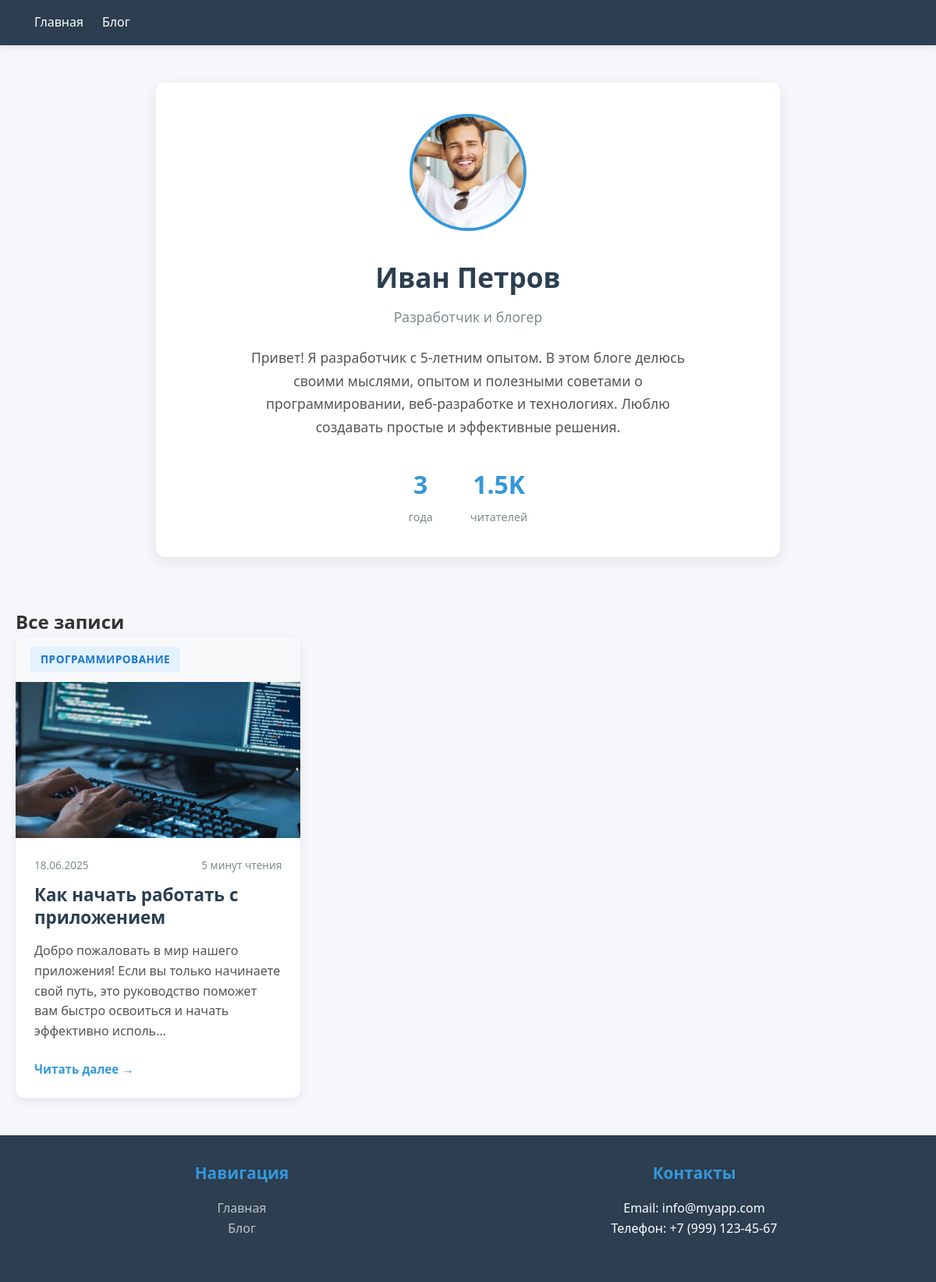
Screenshot of /blog/ with the database file from the repository.
### blog/models.py (models this page shows, shortened)
class Post(models.Model):
    title = models.CharField(blank=False)
    text = models.CharField(blank=False)
    image = models.CharField(default="")
    category = models.CharField(default="Без категории")
    created_at = models.CharField(default="Нет данных")
    read_time = models.CharField(default="Нет данных")
    comments = models.PositiveIntegerField(default=0)

### blog/views.py (the view)
# urls.py: path('', blog_page, name='blog'),  # /blog/
def blog_page(request):
    data = {"menu": menu, "post": "/post/", "posts": posts}
    return render(request, "blog.html", context=data)

### templates/blog.html
{% extends 'base.html' %}
{% load static %}
{% block extra_css %}
    <link rel="stylesheet" href="{% static 'css/blog.css' %}">
{% endblock %}
{% block content %}
<div class="container">
    <section class="author-section">
        <div class="author-card">
            <div class="author-image">
                <img src="{% static 'images/author.jpg' %}" alt="Фото автора" width="150" height="150">
            </div>
            <div class="author-info">
                <h1 class="author-name">Иван Петров</h1>
                <p class="author-title">Разработчик и блогер</p>
                <p class="author-bio">
                    Привет! Я разработчик с 5-летним опытом. В этом блоге делюсь своими мыслями,
                    опытом и полезными советами о программировании, веб-разработке и технологиях.
                    Люблю создавать простые и эффективные решения.
                </p>
                <div class="author-stats">
                    <div class="stat">
                        <span class="stat-number">3</span>
                        <span class="stat-label">года</span>
                    </div>
                    <div class="stat">
                        <span class="stat-number">1.5K</span>
                        <span class="stat-label">читателей</span>
                    </div>
                </div>
            </div>
        </div>
    </section>
    <section class="blog-posts">
        <h2 class="section-title">Все записи</h2>
        <div class="posts-container">
            {% for post in posts %}
            <article class="blog-post-card">
                <div class="post-category">
                    <span class="category-badge">{{ post.category|default:"Без категории" }}</span>
                </div>
                <div class="post-image">
                    {% if post.image %}
                        <img src="{% static 'images/' %}{{ post.image }}" alt="{{ post.title }}" class="post-image-content">
                    {% endif %}
                </div>
                <div class="post-content">
                    <div class="post-meta">
                        <time datetime="{{ post.created_at|date:'Y-m-d' }}">{{ post.created_at|default:"Нет данных" }}</time>
                        <span class="read-time">{{ post.read_time|default:"5 мин" }} чтения</span>
                    </div>
                    <h2 class="post-title">{{ post.title }}</h2>
                    <div class="post-excerpt-container">
                        <p class="post-excerpt">{{ post.excerpt|default:post.text|truncatechars:150 }}</p>
                    </div>
                    <div class="post-footer">
                        <a href="{% url 'post' post.id %}" class="read-more-btn">Читать далее →</a>
                    </div>
                </div>
            </article>
            {% empty %}
            <div class="no-posts">
                <p>Пока нет постов в блоге.</p>
            </div>
            {% endfor %}
        </div>
    </section>
</div>
{% endblock %}

### static/css/base.css (style rules this page uses)
* { margin: 0; padding: 0; box-sizing: border-box; font-family: 'Segoe UI', Tahoma, Geneva, Verdana, sans-serif; }
body { background-color: #f5f7fa; color: #333; line-height: 1.6; }
.container { max-width: 1200px; margin: 0 auto; padding: 0 20px; }

### static/css/blog.css (style rules this page uses)
.author-section { margin: 3rem 0 4rem; }
.author-card { display: flex; flex-direction: column; align-items: center; text-align: center; background: white; border-radius: 12px; padding: 2.5rem; box-shadow: 0 5px 20px rgba(0, 0, 0, 0.08); max-width: 800px; margin: 0 auto; }
.author-image { margin-bottom: 1.5rem; }
.author-image img { width: 150px; height: 150px; border-radius: 50%; object-fit: cover; border: 4px solid #3498db; }
.author-name { font-size: 2.2rem; color: #2c3e50; margin-bottom: 0.5rem; }
.author-title { font-size: 1.1rem; color: #7f8c8d; margin-bottom: 1.5rem; font-weight: 500; }
.author-bio { font-size: 1.1rem; line-height: 1.7; color: #555; margin-bottom: 2rem; max-width: 600px; }
.author-stats { display: flex; justify-content: center; gap: 3rem; margin-top: 1rem; }
.stat { display: flex; flex-direction: column; align-items: center; }
.stat-number { font-size: 2rem; font-weight: bold; color: #3498db; }
.stat-label { font-size: 0.9rem; color: #7f8c8d; margin-top: 0.3rem; }
.posts-container { display: grid; grid-template-columns: repeat(auto-fill, minmax(350px, 1fr)); gap: 2rem; margin-bottom: 3rem; }
.blog-post-card { background: white; border-radius: 10px; overflow: hidden; box-shadow: 0 4px 12px rgba(0, 0, 0, 0.08); transition: all 0.3s ease; display: flex; flex-direction: column; height: 100%; }
.post-category { padding: 0.8rem 1.2rem; background: #f8f9fa; }
.category-badge { display: inline-block; padding: 0.3rem 0.8rem; background: #e3f2fd; color: #1976d2; font-size: 0.85rem; font-weight: 600; border-radius: 4px; text-transform: uppercase; letter-spacing: 0.5px; }
.post-image { height: 200px; overflow: hidden; background: linear-gradient(135deg, #3498db, #2c3e50); display: flex; align-items: center; justify-content: center; color: white; font-size: 1.1rem; }
.post-content { padding: 1.5rem; flex-grow: 1; display: flex; flex-direction: column; }
.post-meta { display: flex; justify-content: space-between; align-items: center; margin-bottom: 0.8rem; font-size: 0.85rem; color: #7f8c8d; }
.post-title { font-size: 1.4rem; color: #2c3e50; margin-bottom: 1rem; line-height: 1.3; }
.post-excerpt { color: #555; line-height: 1.6; margin-bottom: 1.5rem; flex-grow: 1; }
.post-footer { display: flex; justify-content: space-between; align-items: center; margin-top: auto; }
.read-more-btn { color: #3498db; text-decoration: none; font-weight: 600; font-size: 0.95rem; transition: color 0.3s; }

### rows the page displays
Post: category "ПРОГРАММИРОВАНИЕ", image (picture), created_at "18.06.2025", read_time "5 минут", title "Как начать работать с приложением", excerpt "Добро пожаловать в мир нашего приложения! Если вы только начинаете свой путь, это руководство поможет вам быстро освоиться и начать эффективно исполь…"

### other values shown
{{ item.title }} "Главная" "Блог"
